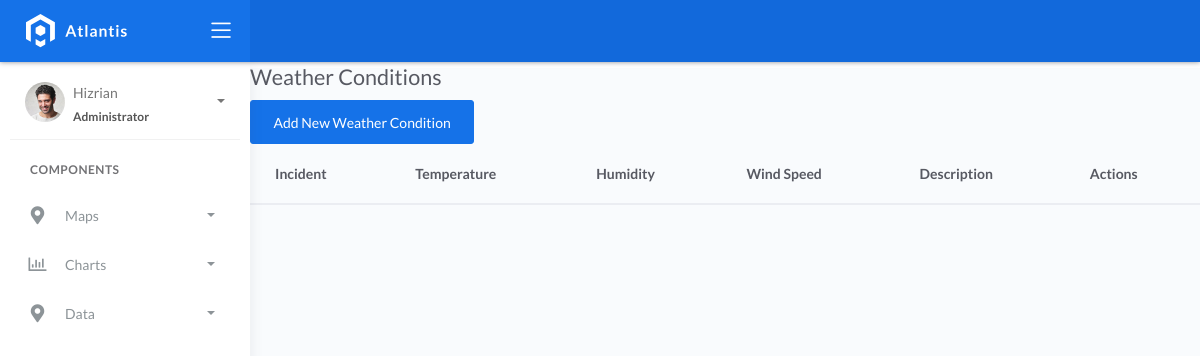
Page /weather_conditions/ on the earlier database version.
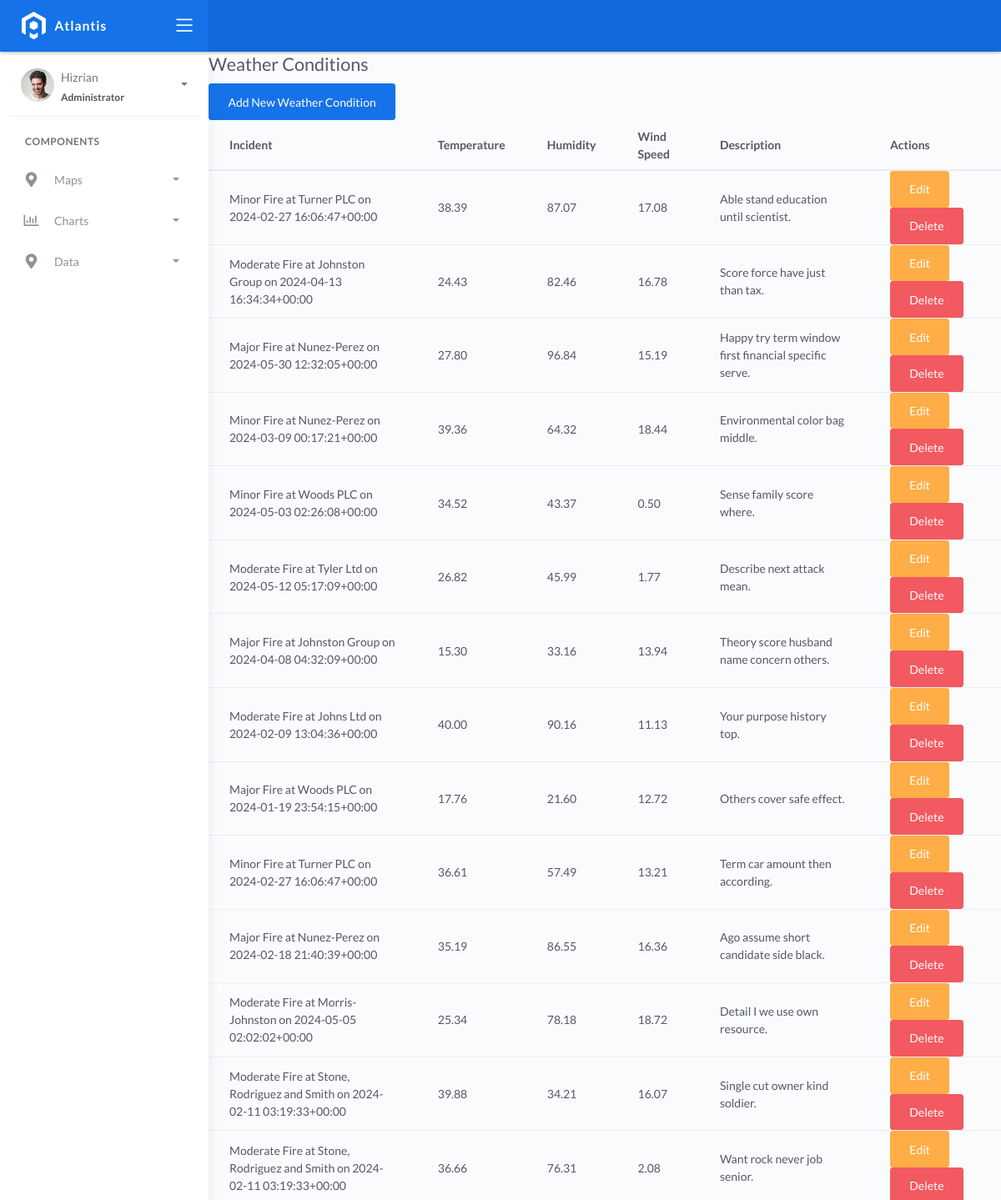
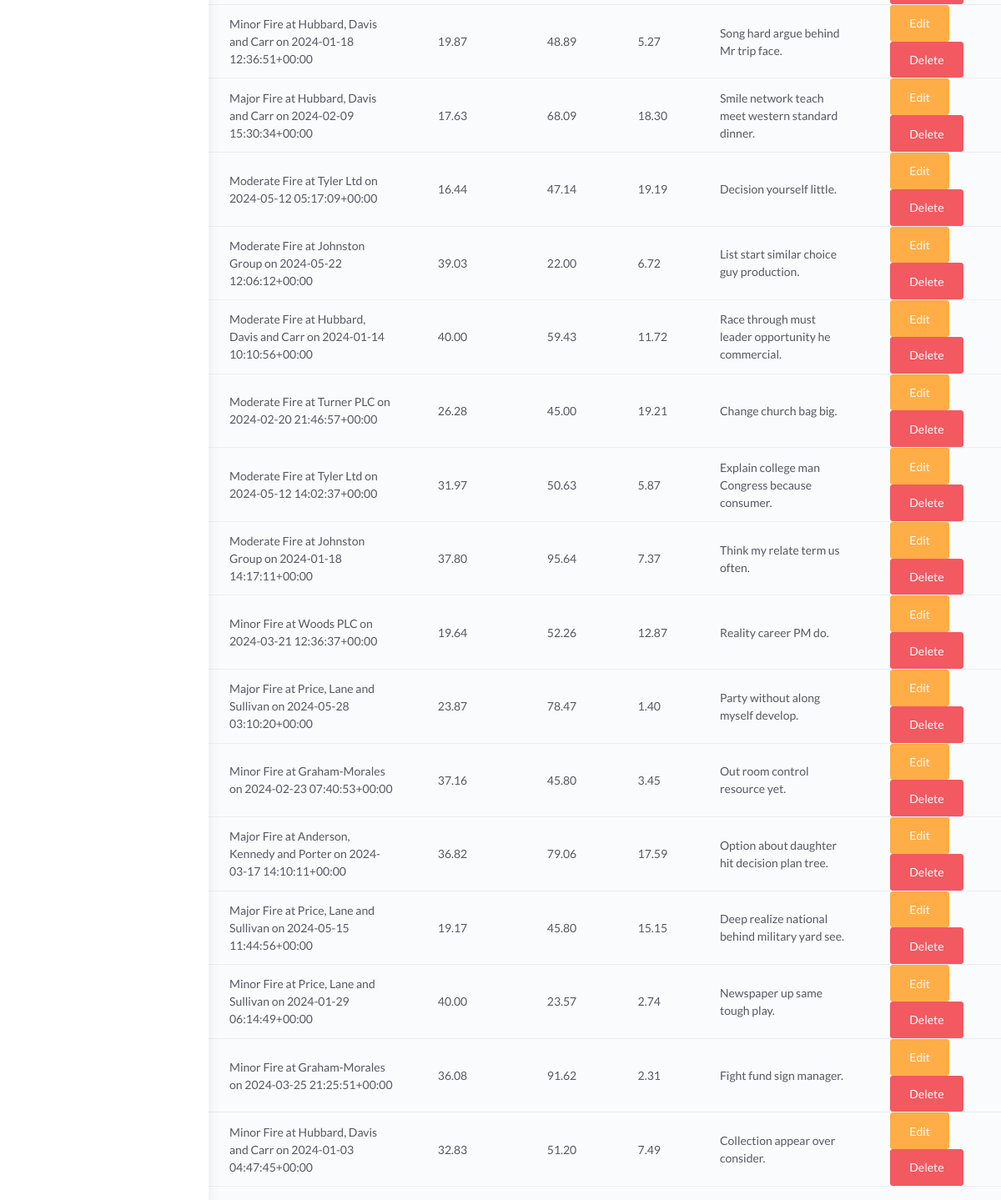
Same page on the later database version (2 pictures, top to bottom).
### fire/models.py (models this page shows, shortened)
class BaseModel(models.Model):
    created_at = models.DateTimeField(auto_now_add=True, db_index=True)
    updated_at = models.DateTimeField(auto_now=True)
    class Meta:
        abstract = True

class WeatherConditions(BaseModel):
    incident = models.ForeignKey(Incident, on_delete=models.CASCADE)
    temperature = models.DecimalField(max_digits=10, decimal_places=2)
    humidity = models.DecimalField(max_digits=10, decimal_places=2)
    wind_speed = models.DecimalField(max_digits=10, decimal_places=2)
    weather_description = models.CharField(max_length=150)

class Incident(BaseModel):
    SEVERITY_CHOICES = (
        ('Minor Fire', 'Minor Fire'),
        ('Moderate Fire', 'Moderate Fire'),
        ('Major Fire', 'Major Fire'),
    )
    location = models.ForeignKey(Locations, on_delete=models.CASCADE)
    date_time = models.DateTimeField(blank=True, null=True)
    severity_level = models.CharField(max_length=45, choices=SEVERITY_CHOICES)
    description = models.CharField(max_length=250)
    def __str__(self):
        return f"{self.severity_level} at {self.location.name} on {self.date_time}"

class Locations(BaseModel):
    name = models.CharField(max_length=150)
    latitude = models.DecimalField(
        max_digits=22, decimal_places=16, null=True, blank=True)
    longitude = models.DecimalField(
        max_digits=22, decimal_places=16, null=True, blank=True)
    address = models.CharField(max_length=150)
    city = models.CharField(max_length=150)  # can be in separate table
    country = models.CharField(max_length=150)  # can be in separate table

### fire/views.py (the view)
# urls.py: path('weather_conditions/', list_weather_conditions, name='list_weather_conditions'),
def list_weather_conditions(request):
    weather_conditions = WeatherConditions.objects.all()
    return render(request, 'list_weather_conditions.html', {'weather_conditions': weather_conditions})

### templates/list_weather_conditions.html
{% extends 'base.html' %}
{% block content %}
<h2>Weather Conditions</h2>
<a href="{% url 'create_weather_condition' %}" class="btn btn-primary">Add New Weather Condition</a>
<table class="table">
  <thead>
    <tr>
      <th>Incident</th>
      <th>Temperature</th>
      <th>Humidity</th>
      <th>Wind Speed</th>
      <th>Description</th>
      <th>Actions</th>
    </tr>
  </thead>
  <tbody>
    {% for weather_condition in weather_conditions %}
      <tr>
        <td>{{ weather_condition.incident }}</td>
        <td>{{ weather_condition.temperature }}</td>
        <td>{{ weather_condition.humidity }}</td>
        <td>{{ weather_condition.wind_speed }}</td>
        <td>{{ weather_condition.weather_description }}</td>
        <td>
          <a href="{% url 'update_weather_condition' weather_condition.id %}" class="btn btn-warning">Edit</a>
          <a href="{% url 'delete_weather_condition' weather_condition.id %}" class="btn btn-danger">Delete</a>
        </td>
      </tr>
    {% endfor %}
  </tbody>
</table>
{% endblock %}

Differences in the rows shown:
added WeatherConditions: incident "Minor Fire at Turner PLC on 2024-02-27 16:06:47+00:00", temperature "38.39", humidity "87.07", wind_speed "17.08", weather_description "Able stand education until scientist."
added WeatherConditions: incident "Moderate Fire at Johnston Group on 2024-04-13 16:34:34+00:00", temperature "24.43", humidity "82.46", wind_speed "16.78", weather_description "Score force have just than tax."
added WeatherConditions: incident "Major Fire at Nunez-Perez on 2024-05-30 12:32:05+00:00", temperature "27.80", humidity "96.84", wind_speed "15.19", weather_description "Happy try term window first financial specific serve."
added WeatherConditions: incident "Minor Fire at Nunez-Perez on 2024-03-09 00:17:21+00:00", temperature "39.36", humidity "64.32", wind_speed "18.44", weather_description "Environmental color bag middle."
added WeatherConditions: incident "Minor Fire at Woods PLC on 2024-05-03 02:26:08+00:00", temperature "34.52", humidity "43.37", wind_speed "0.50", weather_description "Sense family score where."
added WeatherConditions: incident "Moderate Fire at Tyler Ltd on 2024-05-12 05:17:09+00:00", temperature "26.82", humidity "45.99", wind_speed "1.77", weather_description "Describe next attack mean."
added WeatherConditions: incident "Major Fire at Johnston Group on 2024-04-08 04:32:09+00:00", temperature "15.30", humidity "33.16", wind_speed "13.94", weather_description "Theory score husband name concern others."
added WeatherConditions: incident "Moderate Fire at Johns Ltd on 2024-02-09 13:04:36+00:00", temperature "40.00", humidity "90.16", wind_speed "11.13", weather_description "Your purpose history top."
added WeatherConditions: incident "Major Fire at Woods PLC on 2024-01-19 23:54:15+00:00", temperature "17.76", humidity "21.60", wind_speed "12.72", weather_description "Others cover safe effect."
added WeatherConditions: incident "Minor Fire at Turner PLC on 2024-02-27 16:06:47+00:00", temperature "36.61", humidity "57.49", wind_speed "13.21", weather_description "Term car amount then according."
added WeatherConditions: incident "Major Fire at Nunez-Perez on 2024-02-18 21:40:39+00:00", temperature "35.19", humidity "86.55", wind_speed "16.36", weather_description "Ago assume short candidate side black."
added WeatherConditions: incident "Moderate Fire at Morris-Johnston on 2024-05-05 02:02:02+00:00", temperature "25.34", humidity "78.18", wind_speed "18.72", weather_description "Detail I we use own resource."
added WeatherConditions: incident "Moderate Fire at Stone, Rodriguez and Smith on 2024-02-11 03:19:33+00:00", temperature "39.88", humidity "34.21", wind_speed "16.07", weather_description "Single cut owner kind soldier."
added WeatherConditions: incident "Moderate Fire at Stone, Rodriguez and Smith on 2024-02-11 03:19:33+00:00", temperature "36.66", humidity "76.31", wind_speed "2.08", weather_description "Want rock never job senior."
added WeatherConditions: incident "Minor Fire at Hubbard, Davis and Carr on 2024-01-18 12:36:51+00:00", temperature "19.87", humidity "48.89", wind_speed "5.27", weather_description "Song hard argue behind Mr trip face."
added WeatherConditions: incident "Major Fire at Hubbard, Davis and Carr on 2024-02-09 15:30:34+00:00", temperature "17.63", humidity "68.09", wind_speed "18.30", weather_description "Smile network teach meet western standard dinner."
added WeatherConditions: incident "Moderate Fire at Tyler Ltd on 2024-05-12 05:17:09+00:00", temperature "16.44", humidity "47.14", wind_speed "19.19", weather_description "Decision yourself little."
added WeatherConditions: incident "Moderate Fire at Johnston Group on 2024-05-22 12:06:12+00:00", temperature "39.03", humidity "22.00", wind_speed "6.72", weather_description "List start similar choice guy production."
added WeatherConditions: incident "Moderate Fire at Hubbard, Davis and Carr on 2024-01-14 10:10:56+00:00", temperature "40.00", humidity "59.43", wind_speed "11.72", weather_description "Race through must leader opportunity he commercial."
added WeatherConditions: incident "Moderate Fire at Turner PLC on 2024-02-20 21:46:57+00:00", temperature "26.28", humidity "45.00", wind_speed "19.21", weather_description "Change church bag big."
added WeatherConditions: incident "Moderate Fire at Tyler Ltd on 2024-05-12 14:02:37+00:00", temperature "31.97", humidity "50.63", wind_speed "5.87", weather_description "Explain college man Congress because consumer."
added WeatherConditions: incident "Moderate Fire at Johnston Group on 2024-01-18 14:17:11+00:00", temperature "37.80", humidity "95.64", wind_speed "7.37", weather_description "Think my relate term us often."
added WeatherConditions: incident "Minor Fire at Woods PLC on 2024-03-21 12:36:37+00:00", temperature "19.64", humidity "52.26", wind_speed "12.87", weather_description "Reality career PM do."
added WeatherConditions: incident "Major Fire at Price, Lane and Sullivan on 2024-05-28 03:10:20+00:00", temperature "23.87", humidity "78.47", wind_speed "1.40", weather_description "Party without along myself develop."
added WeatherConditions: incident "Minor Fire at Graham-Morales on 2024-02-23 07:40:53+00:00", temperature "37.16", humidity "45.80", wind_speed "3.45", weather_description "Out room control resource yet."
added WeatherConditions: incident "Major Fire at Anderson, Kennedy and Porter on 2024-03-17 14:10:11+00:00", temperature "36.82", humidity "79.06", wind_speed "17.59", weather_description "Option about daughter hit decision plan tree."
added WeatherConditions: incident "Major Fire at Price, Lane and Sullivan on 2024-05-15 11:44:56+00:00", temperature "19.17", humidity "45.80", wind_speed "15.15", weather_description "Deep realize national behind military yard see."
added WeatherConditions: incident "Minor Fire at Price, Lane and Sullivan on 2024-01-29 06:14:49+00:00", temperature "40.00", humidity "23.57", wind_speed "2.74", weather_description "Newspaper up same tough play."
added WeatherConditions: incident "Minor Fire at Graham-Morales on 2024-03-25 21:25:51+00:00", temperature "36.08", humidity "91.62", wind_speed "2.31", weather_description "Fight fund sign manager."
added WeatherConditions: incident "Minor Fire at Hubbard, Davis and Carr on 2024-01-03 04:47:45+00:00", temperature "32.83", humidity "51.20", wind_speed "7.49", weather_description "Collection appear over consider."
